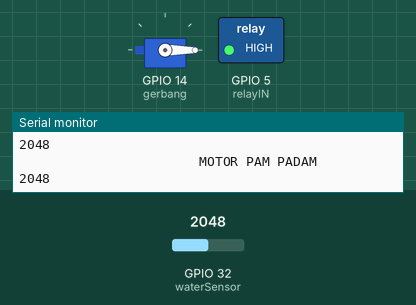
This sketch was run on a simulated ESP32. Parts: servo, switched loads named in the sketch (green lamp = pin HIGH), the last lines printed to the serial monitor. Inputs (shaded band) come from the test bench; at power-on: GPIO 32 (waterSensor) = 2048.

Above: at 1.3 s.
1.4 s: GPIO 32 (waterSensor) set to 1968
At 2.7 s:
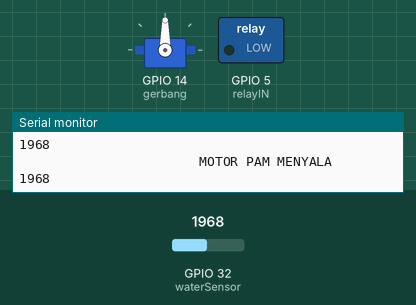
4.4 s: GPIO 32 (waterSensor) set to 2040
At 6.8 s:
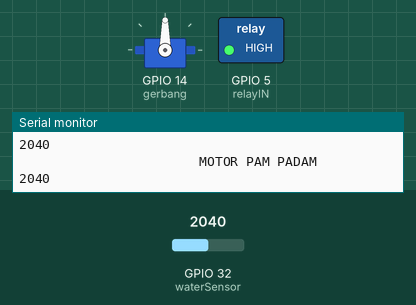
7.4 s: GPIO 32 (waterSensor) set to 1960
At 9.8 s:
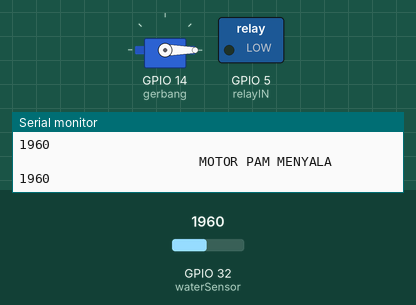
Timing chart, 0 to 16.4 s (numbered marks = the images above; inputs shaded):
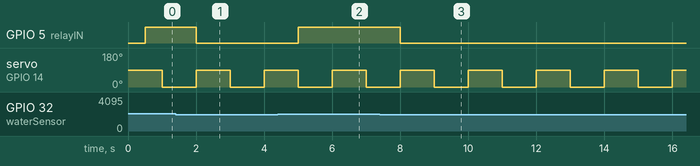

Measured:
- the behaviour switches between 2000 and 1999 on GPIO 32 (waterSensor) (found by bisection; images 0 and 1)
- after the input at 1.4 s, GPIO 5 (relayIN): HIGH → LOW after 0.60 s
- after the input at 4.4 s, GPIO 5 (relayIN): LOW → HIGH after 0.60 s
- after the input at 7.4 s, GPIO 5 (relayIN): HIGH → LOW after 0.61 s
- by itself, servo on GPIO 14 (gerbang): alternates 90° for 1.0 s and 0° for 1.0 s

The sketch:

RTOS_pro1.ino
```cpp
const int waterSensor = 32;
int dataWater = 0;
const int relayIN = 5;

#include <ESP32Servo.h>
Servo gerbang;

TaskHandle_t airEmpangan;

void loop2(void* parameters) {
  for (;;) {
    dataWater = analogRead(waterSensor);
    Serial.println(dataWater);
    delay(500);

    if (dataWater >= 700 && dataWater < 2000) {
      digitalWrite(relayIN, LOW);
      Serial.println("                       MOTOR PAM MENYALA");
    } else {
      digitalWrite(relayIN, HIGH);
      Serial.println("                       MOTOR PAM PADAM");
    }
  }
}

void setup() {
  pinMode(relayIN, OUTPUT);

  gerbang.attach(14, 250, 2500);
  Serial.begin(115200);

  xTaskCreatePinnedToCore(loop2, "EMPANGAN BAKUN", 1000, NULL, 1, &airEmpangan, 0);
}

void loop() {
  gerbang.write(90);
  delay(1000);
  gerbang.write(0);
  delay(1000);
}
```
